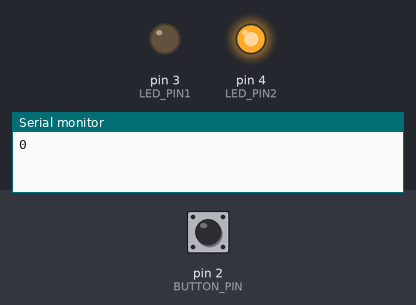
The sketch below on a simulated Arduino Uno, built with avr-gcc and run on an emulated ATmega328P. Shown: output pins drawn as LEDs (lit = HIGH), the last lines printed to the serial monitor. The inputs (shaded band) are chosen by the test bench; at power-on: pin 2 (BUTTON_PIN) LOW.

Above: at 1.2 s.
1.3 s: pin 2 (BUTTON_PIN) pulled HIGH for 0.15 s
At 2.5 s:
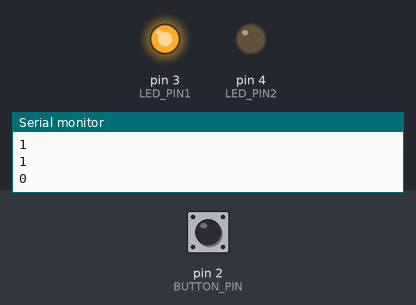
2.9 s: pin 2 (BUTTON_PIN) pulled HIGH for 1 s
At 3.9 s:
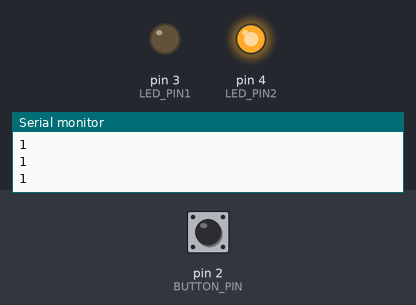
5.4 s: pin 2 (BUTTON_PIN) pulled HIGH for 3.2 s
At 5.9 s:
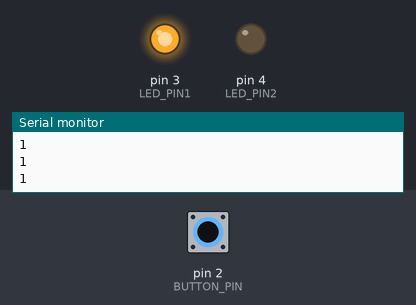
Timing chart, 0 to 8.4 s (numbered marks = the images above; inputs shaded):
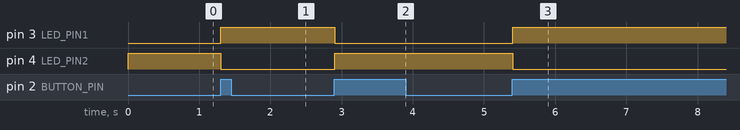

The sketch:

led1led2.ino
```cpp
const int LED_PIN1 = 3;
const int LED_PIN2 = 4;
const int BUTTON_PIN = 2;
int LED_state = 0;

void setup() {
  // put your setup code here, to run once:
  Serial.begin(9600);
  pinMode(LED_PIN1, OUTPUT);
  pinMode(LED_PIN2, OUTPUT);
  pinMode(BUTTON_PIN, INPUT);
}

void loop() {
    int buttonState = digitalRead(BUTTON_PIN);

    /*troubleshoot*/
    Serial.println(buttonState);

    if (LED_state == 1) {
      digitalWrite(LED_PIN1, HIGH);
      digitalWrite(LED_PIN2, LOW);
    }
    else if (LED_state == 0){
      digitalWrite(LED_PIN2, HIGH);
      digitalWrite(LED_PIN1, LOW);
    }

    while(!buttonState){
      buttonState = digitalRead(BUTTON_PIN);
      if (buttonState == HIGH) {
        LED_state = !LED_state;
        break;
      }
      delay(10);
    }
}
```

Measured:
- after the input at 1.3 s, pin 3 (LED_PIN1): LOW → HIGH at once; pin 4 (LED_PIN2): HIGH → LOW at once
- after the input at 2.9 s, pin 3 (LED_PIN1): HIGH → LOW at once; pin 4 (LED_PIN2): LOW → HIGH at once
- after the input at 5.4 s, pin 3 (LED_PIN1): LOW → HIGH at once; pin 4 (LED_PIN2): HIGH → LOW at once
